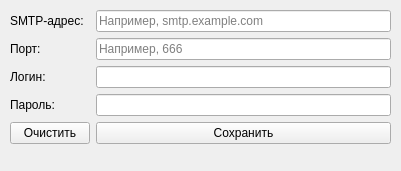
<?xml version="1.0" encoding="UTF-8"?>
<ui version="4.0">
 <class>form_emailSettings</class>
 <widget class="QWidget" name="form_emailSettings">
  <property name="geometry">
   <rect>
    <x>0</x>
    <y>0</y>
    <width>401</width>
    <height>171</height>
   </rect>
  </property>
  <property name="minimumSize">
   <size>
    <width>401</width>
    <height>171</height>
   </size>
  </property>
  <property name="maximumSize">
   <size>
    <width>401</width>
    <height>171</height>
   </size>
  </property>
  <property name="windowTitle">
   <string>Настройки электронной почты</string>
  </property>
  <widget class="QWidget" name="formLayoutWidget">
   <property name="geometry">
    <rect>
     <x>10</x>
     <y>10</y>
     <width>381</width>
     <height>161</height>
    </rect>
   </property>
   <layout class="QFormLayout" name="formLayout">
    <item row="0" column="0">
     <widget class="QLabel" name="label">
      <property name="text">
       <string>SMTP-адрес:</string>
      </property>
     </widget>
    </item>
    <item row="1" column="0">
     <widget class="QLabel" name="label_2">
      <property name="text">
       <string>Порт:</string>
      </property>
     </widget>
    </item>
    <item row="2" column="0">
     <widget class="QLabel" name="label_3">
      <property name="text">
       <string>Логин:</string>
      </property>
     </widget>
    </item>
    <item row="3" column="0">
     <widget class="QLabel" name="label_4">
      <property name="text">
       <string>Пароль:</string>
      </property>
     </widget>
    </item>
    <item row="0" column="1">
     <widget class="QLineEdit" name="editSMTPAddress">
      <property name="text">
       <string/>
      </property>
      <property name="placeholderText">
       <string>Например, smtp.example.com</string>
      </property>
     </widget>
    </item>
    <item row="1" column="1">
     <widget class="QLineEdit" name="editSMTPPort">
      <property name="inputMask">
       <string>00000</string>
      </property>
      <property name="placeholderText">
       <string>Например, 666</string>
      </property>
     </widget>
    </item>
    <item row="2" column="1">
     <widget class="QLineEdit" name="editLogin"/>
    </item>
    <item row="3" column="1">
     <widget class="QLineEdit" name="editPassword">
      <property name="echoMode">
       <enum>QLineEdit::Password</enum>
      </property>
     </widget>
    </item>
    <item row="4" column="0">
     <widget class="QPushButton" name="buttonErase">
      <property name="text">
       <string>Очистить</string>
      </property>
     </widget>
    </item>
    <item row="4" column="1">
     <widget class="QPushButton" name="buttonSave">
      <property name="text">
       <string>Сохранить</string>
      </property>
     </widget>
    </item>
   </layout>
  </widget>
 </widget>
 <resources/>
 <connections>
  <connection>
   <sender>buttonErase</sender>
   <signal>clicked()</signal>
   <receiver>editLogin</receiver>
   <slot>clear()</slot>
   <hints>
    <hint type="sourcelabel">
     <x>50</x>
     <y>147</y>
    </hint>
    <hint type="destinationlabel">
     <x>247</x>
     <y>85</y>
    </hint>
   </hints>
  </connection>
  <connection>
   <sender>buttonErase</sender>
   <signal>clicked()</signal>
   <receiver>editPassword</receiver>
   <slot>clear()</slot>
   <hints>
    <hint type="sourcelabel">
     <x>50</x>
     <y>147</y>
    </hint>
    <hint type="destinationlabel">
     <x>247</x>
     <y>116</y>
    </hint>
   </hints>
  </connection>
  <connection>
   <sender>buttonErase</sender>
   <signal>clicked()</signal>
   <receiver>editSMTPAddress</receiver>
   <slot>clear()</slot>
   <hints>
    <hint type="sourcelabel">
     <x>50</x>
     <y>147</y>
    </hint>
    <hint type="destinationlabel">
     <x>247</x>
     <y>23</y>
    </hint>
   </hints>
  </connection>
  <connection>
   <sender>buttonErase</sender>
   <signal>clicked()</signal>
   <receiver>editSMTPPort</receiver>
   <slot>clear()</slot>
   <hints>
    <hint type="sourcelabel">
     <x>50</x>
     <y>147</y>
    </hint>
    <hint type="destinationlabel">
     <x>247</x>
     <y>54</y>
    </hint>
   </hints>
  </connection>
  <connection>
   <sender>buttonSave</sender>
   <signal>clicked()</signal>
   <receiver>form_emailSettings</receiver>
   <slot>buttonSave_clicked()</slot>
   <hints>
    <hint type="sourcelabel">
     <x>247</x>
     <y>147</y>
    </hint>
    <hint type="destinationlabel">
     <x>200</x>
     <y>85</y>
    </hint>
   </hints>
  </connection>
 </connections>
 <slots>
  <slot>buttonSave_clicked()</slot>
  <slot>form_destroyed()</slot>
 </slots>
</ui>
